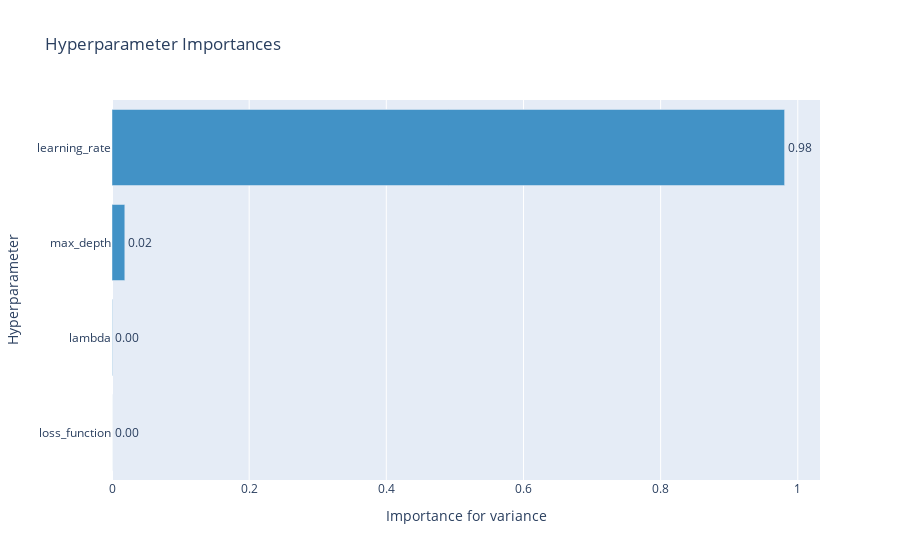

Source (notebook cell):
### Code cell
optuna.visualization.plot_param_importances(study, target=lambda t: t.values[0], target_name="variance")

### Figure 1 — Plotly figure (JSON) as saved in the notebook; plotly's stock layout.template omitted (floating-point values rounded to 4 significant figures)
{"data": [{"cliponaxis": false, "hovertemplate": ["loss_function (CategoricalDistribution): 0.0<extra></extra>", "lambda (LogUniformDistribution): 0.0005531701972277068<extra></extra>", "max_depth (IntUniformDistribution): 0.018674042706955846<extra></extra>", "learning_rate (LogUniformDistribution): 0.9807727870958165<extra></extra>"], "marker": {"color": "rgb(66,146,198)"}, "orientation": "h", "text": ["0.0", "0.0005531701972277068", "0.018674042706955846", "0.9807727870958165"], "textposition": "outside", "texttemplate": "%{text:.2f}", "type": "bar", "x": [0, 0.0005532, 0.01867, 0.9808], "y": ["loss_function", "lambda", "max_depth", "learning_rate"]}], "layout": {"autosize": true, "showlegend": false, "title": {"text": "Hyperparameter Importances"}, "xaxis": {"autorange": true, "range": [0, 1.032], "title": {"text": "Importance for variance"}, "type": "linear"}, "yaxis": {"autorange": true, "range": [-0.5, 3.5], "title": {"text": "Hyperparameter"}, "type": "category"}}}
